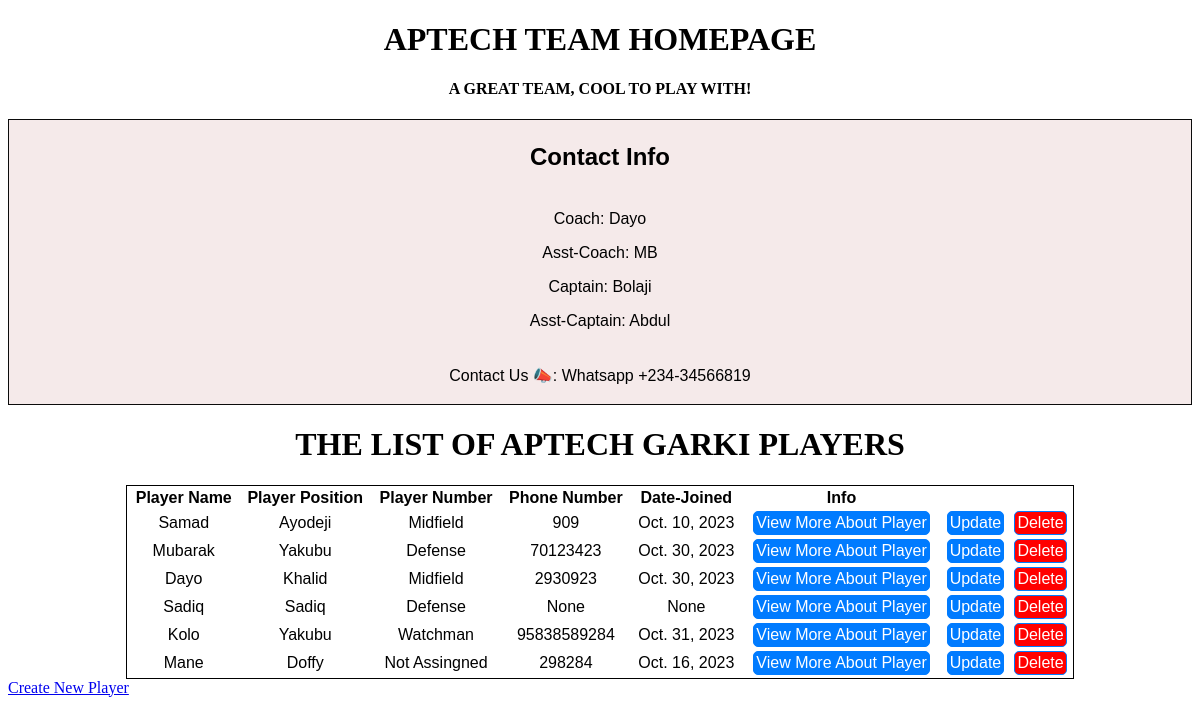
The app's page /aptechteam/ with its own data.
### aptechteam/models.py (models this page shows)
class Members(models.Model):
    firstname = models.CharField(max_length=255)
    lastname = models.CharField(max_length=255)
    position = models.CharField(max_length=20, null=True)
    phone = models.IntegerField(null=True)
    joined_date = models.DateField(null=True)

### aptechteam/views.py (the view)
# urls.py: path("", views.members, name='aptechteam'),
def members(request):
    team_members = Members.objects.all().values()
    context = {
        "team": team_members,
    }
    return render(request, "allmembers.html", context)

### aptechteam/templates/allmembers.html (shortened to what this page needs)
<!DOCTYPE html>
<html lang="en">
<head>
</head>
<body>
    <h1 class="text-center">Aptech team homepage</h1>
    <h4 class="text-center">a great team, cool to play with!</h4>
    <div class="card">
        <div class="card-header">
            <h2>contact info</h2>
        </div>
        <div class="card-body">
            <p>Coach: Dayo</p>
            <p>Asst-Coach: MB</p>
            <p>Captain: Bolaji</p>
            <p>Asst-Captain: Abdul</p>
        </div>
        <div class="card-footer">
            <p>contact us 📣: whatsapp +234-34566819</p>
        </div>
    </div>
    <h1 class="text-center">the list of aptech garki players</h1>
    {% block content %}
    <table>
        <thead>
            <td>player name</td>
            <td>player position</td>
            <td>player number</td>
            <td>phone number</td>
            <td>date-joined</td>
            <td>Info</td>
        </thead>
        {% for x in team %}
        <tr>
            <td>{{ x.firstname }}</td>
            <td>{{ x.lastname }}</td>
            <td>{{ x.position }}</td>
            <td>{{ x.phone }}</td>
            <td>{{ x.joined_date }}</td>
            <td><a href="playerdetail/{{x.id}}" class="button">View more about player</a></td>
            <td><a href="http://127.0.0.1:8000/admin/aptechteam/members/{{x.id}}/change/" class="button">update</a></td>
            <td><a href="http://127.0.0.1:8000/admin/aptechteam/members/{{x.id}}/delete/" class="button" style="background-color: red;">delete</a></td>
        </tr>
        {% endfor %}
    </table>
    <a href="http://127.0.0.1:8000/admin/aptechteam/members/add/">create new player</a>
    {% endblock %}
</body>
</html>

### aptechteam/templates/allmembers.html (style rules this page uses)
* { text-transform: capitalize; }
.text-center { text-align: center; text-transform: uppercase; }
.card { background: rgb(245, 234, 234); font-family: 'Franklin Gothic Medium', 'Arial Narrow', Arial, sans-serif; border: 1px solid rgb(11, 11, 11); text-align: center; }
.card-header, .card-footer { padding: 0.2em; }
table { width: 80%; margin: auto; border: 1px solid #000; text-align: center; }
table thead { font-weight: bold; }
table tr { font-family: 'Gill Sans', 'Gill Sans MT', Calibri, 'Trebuchet MS', sans-serif; }
a.button { display: inline-block; padding: 2px; background-color: #007bff; color: #fff; text-decoration: none; border-radius: 5px; border: 1px solid #007bff; cursor: pointer; text-align: center; transition: background-color 0.3s ease; }
a.button { text-decoration: none; }

### records on screen
Members: firstname "Samad", lastname "Ayodeji", position "Midfield", phone "909", joined_date "Oct. 10, 2023"
Members: firstname "Mubarak", lastname "Yakubu", position "Defense", phone "70123423", joined_date "Oct. 30, 2023"
Members: firstname "Dayo", lastname "Khalid", position "Midfield", phone "2930923", joined_date "Oct. 30, 2023"
Members: firstname "Sadiq", lastname "Sadiq", position "Defense", phone "None", joined_date "None"
Members: firstname "Kolo", lastname "Yakubu", position "Watchman", phone "95838589284", joined_date "Oct. 31, 2023"
Members: firstname "Mane", lastname "Doffy", position "Not Assingned", phone "298284", joined_date "Oct. 16, 2023"
